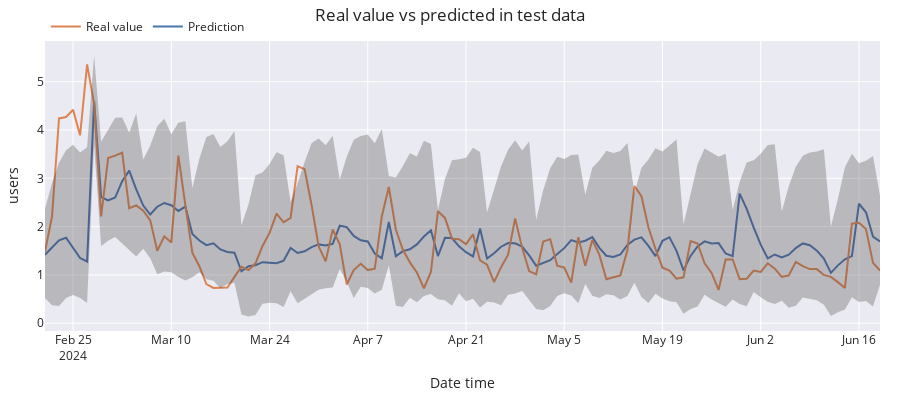

The notebook cell saved with this chart:
### Code cell
# Plot intervals
# ==============================================================================
plot_predicted_intervals(
    predictions     = predictions,
    y_true          = df_test,
    target_variable = "wave_height",
    # initial_x_zoom  = None,
    title           = "Real value vs predicted in test data",
    xaxis_title     = "Date time",
    yaxis_title     = "users",
)

# Predicted interval coverage (on test data)
# ==============================================================================
coverage = empirical_coverage(
    y = df_test['wave_height'],
    lower_bound = predictions["lower_bound"], 
    upper_bound = predictions["upper_bound"]
)
print(f"Predicted interval coverage: {round(100*coverage, 2)} %")

# Area of the interval
# ==============================================================================
area = (predictions["upper_bound"] - predictions["lower_bound"]).sum()
print(f"Area of the interval: {round(area, 2)}")
